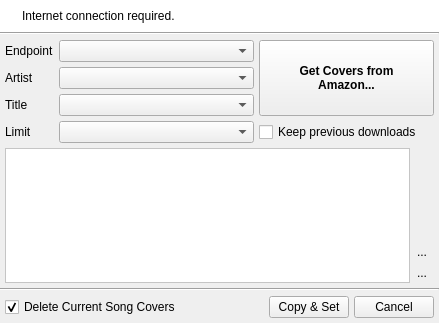
<ui version="4.0" >
 <class>QUAmazonArea</class>
 <widget class="QWidget" name="QUAmazonArea" >
  <property name="geometry" >
   <rect>
    <x>0</x>
    <y>0</y>
    <width>439</width>
    <height>323</height>
   </rect>
  </property>
  <property name="windowTitle" >
   <string>Amazon Associates Web Service</string>
  </property>
  <layout class="QVBoxLayout" name="verticalLayout_4" >
   <property name="spacing" >
    <number>0</number>
   </property>
   <property name="margin" >
    <number>0</number>
   </property>
   <item>
    <widget class="QFrame" name="frame" >
     <property name="palette" >
      <palette>
       <active>
        <colorrole role="Base" >
         <brush brushstyle="SolidPattern" >
          <color alpha="255" >
           <red>255</red>
           <green>255</green>
           <blue>255</blue>
          </color>
         </brush>
        </colorrole>
        <colorrole role="Window" >
         <brush brushstyle="SolidPattern" >
          <color alpha="255" >
           <red>255</red>
           <green>255</green>
           <blue>255</blue>
          </color>
         </brush>
        </colorrole>
       </active>
       <inactive>
        <colorrole role="Base" >
         <brush brushstyle="SolidPattern" >
          <color alpha="255" >
           <red>255</red>
           <green>255</green>
           <blue>255</blue>
          </color>
         </brush>
        </colorrole>
        <colorrole role="Window" >
         <brush brushstyle="SolidPattern" >
          <color alpha="255" >
           <red>255</red>
           <green>255</green>
           <blue>255</blue>
          </color>
         </brush>
        </colorrole>
       </inactive>
       <disabled>
        <colorrole role="Base" >
         <brush brushstyle="SolidPattern" >
          <color alpha="255" >
           <red>255</red>
           <green>255</green>
           <blue>255</blue>
          </color>
         </brush>
        </colorrole>
        <colorrole role="Window" >
         <brush brushstyle="SolidPattern" >
          <color alpha="255" >
           <red>255</red>
           <green>255</green>
           <blue>255</blue>
          </color>
         </brush>
        </colorrole>
       </disabled>
      </palette>
     </property>
     <property name="autoFillBackground" >
      <bool>true</bool>
     </property>
     <property name="frameShadow" >
      <enum>QFrame::Raised</enum>
     </property>
     <layout class="QHBoxLayout" >
      <item>
       <widget class="QLabel" name="infoIconLbl" >
        <property name="sizePolicy" >
         <sizepolicy vsizetype="Preferred" hsizetype="Fixed" >
          <horstretch>0</horstretch>
          <verstretch>0</verstretch>
         </sizepolicy>
        </property>
        <property name="text" >
         <string/>
        </property>
        <property name="pixmap" >
         <pixmap resource="../resources/uman.qrc" >:/marks/information.png</pixmap>
        </property>
        <property name="alignment" >
         <set>Qt::AlignLeading|Qt::AlignLeft|Qt::AlignTop</set>
        </property>
       </widget>
      </item>
      <item>
       <widget class="QLabel" name="infoLbl" >
        <property name="text" >
         <string>Internet connection required.</string>
        </property>
        <property name="alignment" >
         <set>Qt::AlignLeading|Qt::AlignLeft|Qt::AlignTop</set>
        </property>
        <property name="wordWrap" >
         <bool>true</bool>
        </property>
       </widget>
      </item>
     </layout>
    </widget>
   </item>
   <item>
    <widget class="Line" name="line" >
     <property name="orientation" >
      <enum>Qt::Horizontal</enum>
     </property>
    </widget>
   </item>
   <item>
    <layout class="QVBoxLayout" name="verticalLayout_2" >
     <property name="spacing" >
      <number>5</number>
     </property>
     <property name="margin" >
      <number>5</number>
     </property>
     <item>
      <layout class="QGridLayout" name="gridLayout" >
       <property name="spacing" >
        <number>5</number>
       </property>
       <item row="0" column="0" >
        <widget class="QLabel" name="label_2" >
         <property name="text" >
          <string>Endpoint</string>
         </property>
        </widget>
       </item>
       <item row="0" column="1" >
        <widget class="QComboBox" name="endpointCombo" >
         <property name="sizePolicy" >
          <sizepolicy vsizetype="Fixed" hsizetype="Expanding" >
           <horstretch>0</horstretch>
           <verstretch>0</verstretch>
          </sizepolicy>
         </property>
        </widget>
       </item>
       <item rowspan="3" row="0" column="2" >
        <widget class="QPushButton" name="getCoversBtn" >
         <property name="sizePolicy" >
          <sizepolicy vsizetype="Preferred" hsizetype="Fixed" >
           <horstretch>0</horstretch>
           <verstretch>0</verstretch>
          </sizepolicy>
         </property>
         <property name="minimumSize" >
          <size>
           <width>175</width>
           <height>0</height>
          </size>
         </property>
         <property name="font" >
          <font>
           <family>Tahoma</family>
           <pointsize>9</pointsize>
           <weight>75</weight>
           <bold>true</bold>
          </font>
         </property>
         <property name="text" >
          <string>Get Covers from
Amazon...</string>
         </property>
         <property name="icon" >
          <iconset resource="../resources/uman.qrc" >
           <normaloff>:/control/websearch.png</normaloff>:/control/websearch.png</iconset>
         </property>
         <property name="iconSize" >
          <size>
           <width>48</width>
           <height>48</height>
          </size>
         </property>
        </widget>
       </item>
       <item row="1" column="0" >
        <widget class="QLabel" name="label_3" >
         <property name="text" >
          <string>Artist</string>
         </property>
        </widget>
       </item>
       <item row="1" column="1" >
        <widget class="QComboBox" name="artistCombo" >
         <property name="sizePolicy" >
          <sizepolicy vsizetype="Fixed" hsizetype="Expanding" >
           <horstretch>0</horstretch>
           <verstretch>0</verstretch>
          </sizepolicy>
         </property>
        </widget>
       </item>
       <item row="2" column="0" >
        <widget class="QLabel" name="label_4" >
         <property name="text" >
          <string>Title</string>
         </property>
        </widget>
       </item>
       <item row="2" column="1" >
        <widget class="QComboBox" name="titleCombo" >
         <property name="sizePolicy" >
          <sizepolicy vsizetype="Fixed" hsizetype="Expanding" >
           <horstretch>0</horstretch>
           <verstretch>0</verstretch>
          </sizepolicy>
         </property>
        </widget>
       </item>
       <item row="3" column="0" >
        <widget class="QLabel" name="label_5" >
         <property name="text" >
          <string>Limit</string>
         </property>
        </widget>
       </item>
       <item row="3" column="1" >
        <widget class="QComboBox" name="limitCombo" />
       </item>
       <item row="3" column="2" >
        <widget class="QCheckBox" name="keepDownloadsChk" >
         <property name="text" >
          <string>Keep previous downloads</string>
         </property>
        </widget>
       </item>
      </layout>
     </item>
     <item>
      <layout class="QHBoxLayout" name="horizontalLayout" >
       <property name="spacing" >
        <number>0</number>
       </property>
       <property name="leftMargin" >
        <number>0</number>
       </property>
       <property name="rightMargin" >
        <number>0</number>
       </property>
       <item>
        <widget class="QScrollArea" name="scrollArea" >
         <property name="palette" >
          <palette>
           <active>
            <colorrole role="Base" >
             <brush brushstyle="SolidPattern" >
              <color alpha="255" >
               <red>255</red>
               <green>255</green>
               <blue>255</blue>
              </color>
             </brush>
            </colorrole>
            <colorrole role="Window" >
             <brush brushstyle="SolidPattern" >
              <color alpha="255" >
               <red>255</red>
               <green>255</green>
               <blue>255</blue>
              </color>
             </brush>
            </colorrole>
           </active>
           <inactive>
            <colorrole role="Base" >
             <brush brushstyle="SolidPattern" >
              <color alpha="255" >
               <red>255</red>
               <green>255</green>
               <blue>255</blue>
              </color>
             </brush>
            </colorrole>
            <colorrole role="Window" >
             <brush brushstyle="SolidPattern" >
              <color alpha="255" >
               <red>255</red>
               <green>255</green>
               <blue>255</blue>
              </color>
             </brush>
            </colorrole>
           </inactive>
           <disabled>
            <colorrole role="Base" >
             <brush brushstyle="SolidPattern" >
              <color alpha="255" >
               <red>255</red>
               <green>255</green>
               <blue>255</blue>
              </color>
             </brush>
            </colorrole>
            <colorrole role="Window" >
             <brush brushstyle="SolidPattern" >
              <color alpha="255" >
               <red>255</red>
               <green>255</green>
               <blue>255</blue>
              </color>
             </brush>
            </colorrole>
           </disabled>
          </palette>
         </property>
         <property name="autoFillBackground" >
          <bool>true</bool>
         </property>
         <property name="horizontalScrollBarPolicy" >
          <enum>Qt::ScrollBarAlwaysOff</enum>
         </property>
         <property name="widgetResizable" >
          <bool>true</bool>
         </property>
         <property name="alignment" >
          <set>Qt::AlignCenter</set>
         </property>
         <widget class="QWidget" name="content" >
          <property name="geometry" >
           <rect>
            <x>0</x>
            <y>0</y>
            <width>400</width>
            <height>133</height>
           </rect>
          </property>
          <property name="sizePolicy" >
           <sizepolicy vsizetype="Expanding" hsizetype="Preferred" >
            <horstretch>0</horstretch>
            <verstretch>0</verstretch>
           </sizepolicy>
          </property>
         </widget>
        </widget>
       </item>
       <item>
        <layout class="QVBoxLayout" name="verticalLayout" >
         <property name="spacing" >
          <number>0</number>
         </property>
         <item>
          <spacer name="verticalSpacer_2" >
           <property name="orientation" >
            <enum>Qt::Vertical</enum>
           </property>
           <property name="sizeType" >
            <enum>QSizePolicy::Expanding</enum>
           </property>
           <property name="sizeHint" stdset="0" >
            <size>
             <width>17</width>
             <height>13</height>
            </size>
           </property>
          </spacer>
         </item>
         <item>
          <widget class="QToolButton" name="uncheckAllBtn" >
           <property name="text" >
            <string>...</string>
           </property>
           <property name="icon" >
            <iconset resource="../resources/uman.qrc" >
             <normaloff>:/control/uncheck_tasks.png</normaloff>:/control/uncheck_tasks.png</iconset>
           </property>
           <property name="autoRaise" >
            <bool>true</bool>
           </property>
          </widget>
         </item>
         <item>
          <widget class="QToolButton" name="checkAllBtn" >
           <property name="text" >
            <string>...</string>
           </property>
           <property name="icon" >
            <iconset resource="../resources/uman.qrc" >
             <normaloff>:/control/check_tasks.png</normaloff>:/control/check_tasks.png</iconset>
           </property>
           <property name="autoRaise" >
            <bool>true</bool>
           </property>
          </widget>
         </item>
        </layout>
       </item>
      </layout>
     </item>
    </layout>
   </item>
   <item>
    <widget class="Line" name="line_2" >
     <property name="orientation" >
      <enum>Qt::Horizontal</enum>
     </property>
    </widget>
   </item>
   <item>
    <layout class="QHBoxLayout" name="horizontalLayout_3" >
     <property name="spacing" >
      <number>5</number>
     </property>
     <property name="margin" >
      <number>5</number>
     </property>
     <item>
      <widget class="QCheckBox" name="deleteCurrentCoverChk" >
       <property name="toolTip" >
        <string>Deletes the current cover before copy &amp; set the new one.</string>
       </property>
       <property name="text" >
        <string>Delete Current Song Covers</string>
       </property>
       <property name="icon" >
        <iconset resource="../resources/uman.qrc" >
         <normaloff>:/control/picture_minus.png</normaloff>:/control/picture_minus.png</iconset>
       </property>
       <property name="checked" >
        <bool>true</bool>
       </property>
      </widget>
     </item>
     <item>
      <spacer name="horizontalSpacer" >
       <property name="orientation" >
        <enum>Qt::Horizontal</enum>
       </property>
       <property name="sizeHint" stdset="0" >
        <size>
         <width>40</width>
         <height>20</height>
        </size>
       </property>
      </spacer>
     </item>
     <item>
      <widget class="QPushButton" name="applyBtn" >
       <property name="toolTip" >
        <string>Copy the selected covers to the according song path.</string>
       </property>
       <property name="text" >
        <string>Copy &amp;&amp; Set</string>
       </property>
       <property name="icon" >
        <iconset resource="../resources/uman.qrc" >
         <normaloff>:/marks/accept.png</normaloff>:/marks/accept.png</iconset>
       </property>
      </widget>
     </item>
     <item>
      <widget class="QPushButton" name="cancelBtn" >
       <property name="text" >
        <string>Cancel</string>
       </property>
       <property name="icon" >
        <iconset resource="../resources/uman.qrc" >
         <normaloff>:/marks/cancel.png</normaloff>:/marks/cancel.png</iconset>
       </property>
      </widget>
     </item>
    </layout>
   </item>
  </layout>
 </widget>
 <resources>
  <include location="../resources/uman.qrc" />
 </resources>
 <connections/>
</ui>
